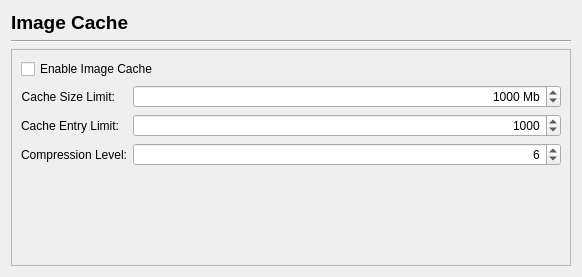
<?xml version="1.0" encoding="UTF-8"?>
<ui version="4.0">
 <class>Prefs_ImageCache</class>
 <widget class="QWidget" name="Prefs_ImageCache">
  <property name="geometry">
   <rect>
    <x>0</x>
    <y>0</y>
    <width>582</width>
    <height>277</height>
   </rect>
  </property>
  <property name="windowTitle">
   <string notr="true">Form</string>
  </property>
  <layout class="QVBoxLayout" name="verticalLayout">
   <item>
    <widget class="QLabel" name="label">
     <property name="font">
      <font>
       <pointsize>14</pointsize>
       <weight>75</weight>
       <bold>true</bold>
      </font>
     </property>
     <property name="text">
      <string>Image Cache</string>
     </property>
    </widget>
   </item>
   <item>
    <widget class="Line" name="line">
     <property name="orientation">
      <enum>Qt::Horizontal</enum>
     </property>
    </widget>
   </item>
   <item>
    <widget class="QScrollArea" name="scrollArea">
     <property name="widgetResizable">
      <bool>true</bool>
     </property>
     <widget class="QWidget" name="scrollAreaWidgetContents">
      <property name="geometry">
       <rect>
        <x>0</x>
        <y>0</y>
        <width>556</width>
        <height>209</height>
       </rect>
      </property>
      <layout class="QVBoxLayout" name="verticalLayout_2">
       <item>
        <widget class="QCheckBox" name="enableImageCacheCheckBox">
         <property name="text">
          <string>Enable Image Cache</string>
         </property>
        </widget>
       </item>
       <item>
        <layout class="QFormLayout" name="formLayout">
         <property name="formAlignment">
          <set>Qt::AlignLeading|Qt::AlignLeft|Qt::AlignTop</set>
         </property>
         <item row="0" column="0">
          <widget class="QLabel" name="cacheSizeLimitLabel">
           <property name="text">
            <string>Cache Size Limit:</string>
           </property>
           <property name="alignment">
            <set>Qt::AlignRight|Qt::AlignTrailing|Qt::AlignVCenter</set>
           </property>
           <property name="wordWrap">
            <bool>false</bool>
           </property>
          </widget>
         </item>
         <item row="0" column="1">
          <widget class="QSpinBox" name="cacheSizeLimitSpinBox">
           <property name="sizePolicy">
            <sizepolicy hsizetype="Preferred" vsizetype="Fixed">
             <horstretch>0</horstretch>
             <verstretch>0</verstretch>
            </sizepolicy>
           </property>
           <property name="minimumSize">
            <size>
             <width>100</width>
             <height>0</height>
            </size>
           </property>
           <property name="alignment">
            <set>Qt::AlignRight|Qt::AlignTrailing|Qt::AlignVCenter</set>
           </property>
           <property name="buttonSymbols">
            <enum>QAbstractSpinBox::UpDownArrows</enum>
           </property>
           <property name="suffix">
            <string> Mb</string>
           </property>
           <property name="minimum">
            <number>100</number>
           </property>
           <property name="maximum">
            <number>1000000</number>
           </property>
           <property name="singleStep">
            <number>100</number>
           </property>
           <property name="value">
            <number>1000</number>
           </property>
          </widget>
         </item>
         <item row="1" column="0">
          <widget class="QLabel" name="cacheEntryLimitLabel">
           <property name="text">
            <string>Cache Entry Limit:</string>
           </property>
           <property name="alignment">
            <set>Qt::AlignRight|Qt::AlignTrailing|Qt::AlignVCenter</set>
           </property>
           <property name="wordWrap">
            <bool>false</bool>
           </property>
          </widget>
         </item>
         <item row="1" column="1">
          <widget class="QSpinBox" name="cacheEntryLimitSpinBox">
           <property name="sizePolicy">
            <sizepolicy hsizetype="Preferred" vsizetype="Fixed">
             <horstretch>0</horstretch>
             <verstretch>0</verstretch>
            </sizepolicy>
           </property>
           <property name="minimumSize">
            <size>
             <width>100</width>
             <height>0</height>
            </size>
           </property>
           <property name="alignment">
            <set>Qt::AlignRight|Qt::AlignTrailing|Qt::AlignVCenter</set>
           </property>
           <property name="minimum">
            <number>100</number>
           </property>
           <property name="maximum">
            <number>100000</number>
           </property>
           <property name="singleStep">
            <number>100</number>
           </property>
           <property name="value">
            <number>1000</number>
           </property>
          </widget>
         </item>
         <item row="2" column="0">
          <widget class="QLabel" name="compressionLevelLabel">
           <property name="text">
            <string>Compression Level:</string>
           </property>
           <property name="alignment">
            <set>Qt::AlignRight|Qt::AlignTrailing|Qt::AlignVCenter</set>
           </property>
          </widget>
         </item>
         <item row="2" column="1">
          <widget class="QSpinBox" name="compressionLevelSpinBox">
           <property name="sizePolicy">
            <sizepolicy hsizetype="Preferred" vsizetype="Fixed">
             <horstretch>0</horstretch>
             <verstretch>0</verstretch>
            </sizepolicy>
           </property>
           <property name="minimumSize">
            <size>
             <width>100</width>
             <height>0</height>
            </size>
           </property>
           <property name="alignment">
            <set>Qt::AlignRight|Qt::AlignTrailing|Qt::AlignVCenter</set>
           </property>
           <property name="minimum">
            <number>0</number>
           </property>
           <property name="maximum">
            <number>9</number>
           </property>
           <property name="value">
            <number>6</number>
           </property>
          </widget>
         </item>
        </layout>
       </item>
       <item>
        <spacer name="verticalSpacer">
         <property name="orientation">
          <enum>Qt::Vertical</enum>
         </property>
         <property name="sizeHint" stdset="0">
          <size>
           <width>20</width>
           <height>27</height>
          </size>
         </property>
        </spacer>
       </item>
      </layout>
     </widget>
    </widget>
   </item>
  </layout>
 </widget>
 <tabstops>
  <tabstop>scrollArea</tabstop>
  <tabstop>enableImageCacheCheckBox</tabstop>
  <tabstop>cacheSizeLimitSpinBox</tabstop>
  <tabstop>cacheEntryLimitSpinBox</tabstop>
 </tabstops>
 <resources/>
 <connections/>
</ui>
